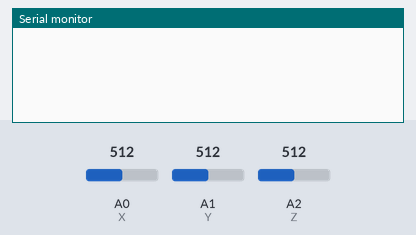
A sketch run on a simulated Arduino Uno, built with avr-gcc and run on an emulated ATmega328P. Parts: the last lines printed to the serial monitor. The inputs (shaded band) are chosen by the test bench; at power-on: A0 (X) = 512, A2 (Z) = 512, A1 (Y) = 512.

Above: at 1.2 s.
1.3 s: A0 (X) set to 716
At 2.5 s:
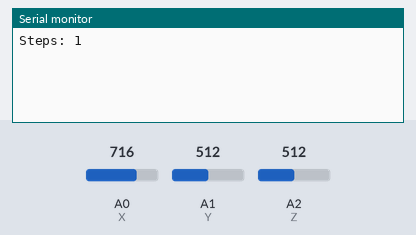
2.8 s: A2 (Z) set to 306
At 4.0 s:
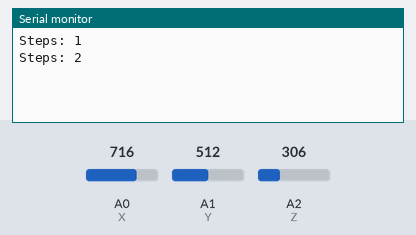
4.3 s: A0 (X) set to 900
At 5.4 s:
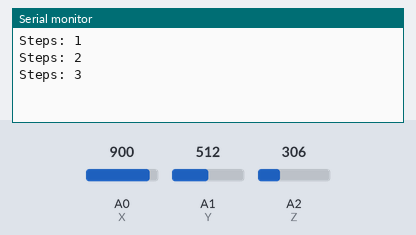
5.8 s: A2 (Z) set to 122
At 6.8 s:
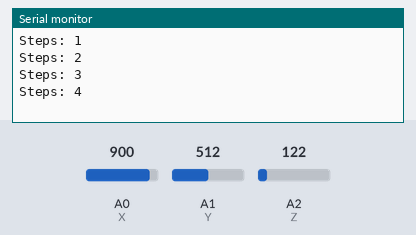
Timing chart, 0 to 8.3 s (numbered marks = the images above; inputs shaded):
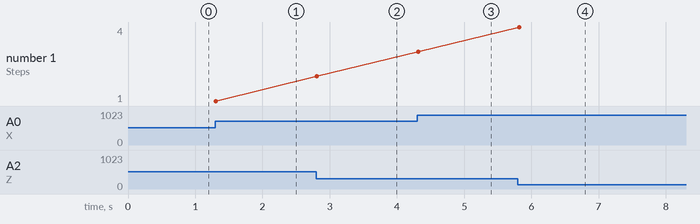

The sketch:

sketch_feb02d.ino
```cpp
/*This code uses the X and Z axis readings from the accelerometer to determine the magnitude of the change in acceleration.
 * It then compares this change to a threshold value to determine if a step has been taken.
 * all Rights are reserved V electronics Pvt. Ltd (RAKESH T S)
 *This code is more sophisticated as it considers changes in acceleration in multiple axis and adjusts the threshold dynamically.*/
#define X 0
#define Y 1
#define Z 2

const int stepPin = 2;
int steps = 0;
int sensorValue[3];
int previousValue = 0;
int threshold = 20;

void setup() {
  pinMode(stepPin, INPUT);
  Serial.begin(9600);
}

void loop() {
  sensorValue[X] = analogRead(X);
  sensorValue[Y] = analogRead(Y);
  sensorValue[Z] = analogRead(Z);

  int currentValue = abs(sensorValue[X] - sensorValue[Z]);

  if (currentValue - previousValue > threshold) {
    steps++;
    Serial.println("Steps: " + String(steps));
  }
  previousValue = currentValue;
  delay(100);
}
```

Measured:
- after the input at 1.3 s, the serial monitor: prints a new line at once (image 1)
- after the input at 2.8 s, the serial monitor: prints a new line at once (image 2)
- after the input at 4.3 s, the serial monitor: prints a new line at once (image 3)
- after the input at 5.8 s, the serial monitor: prints a new line at once (image 4)
- plotted number 1: 1 → 2 after the input at 2.8 s, 2 → 3 after the input at 4.3 s, 3 → 4 after the input at 5.8 s
